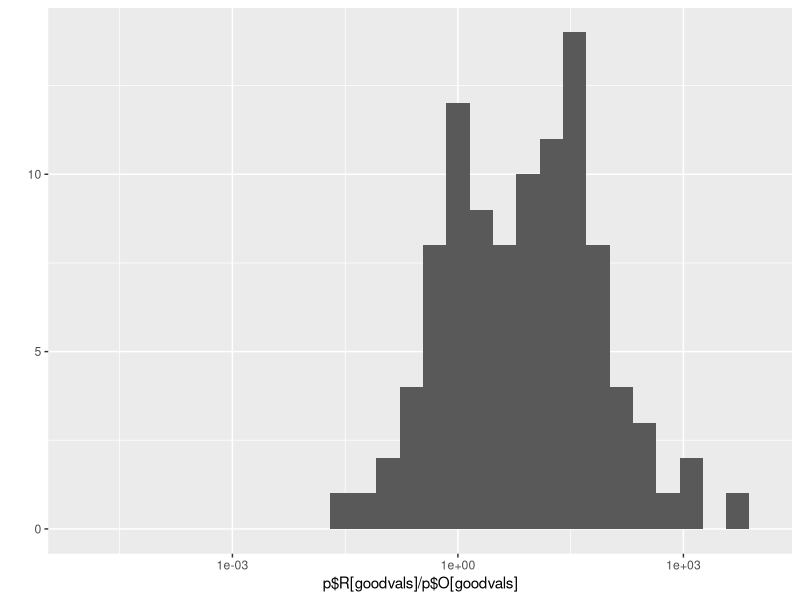
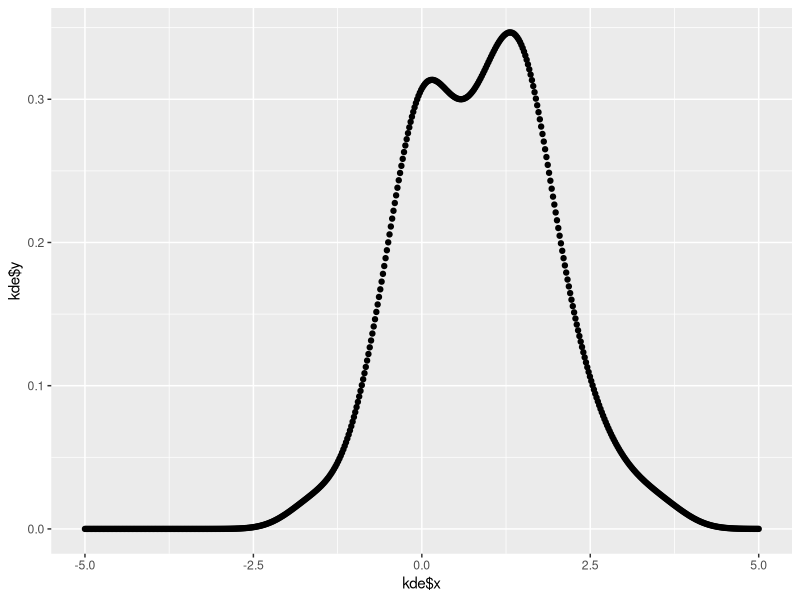

Here is the R script that generated these plots, in order:
library(ggplot2)

N <- 10000

p <- matrix(NA, ncol=3, nrow=N)
p <- data.frame(p)
colnames(p) <- c("truth", "O","R")


for (i in seq(1,100))
{
    if (runif(1) < .45)
    {
        p$truth <- 1
        p$O[i] <- runif(1, max=.05)
        p$R[i] <- runif(1, max=.05)
    }
    else
    {
        p$truth <- 0
        p$O[i] <- min(runif(60, max=1.0))
        p$R[i] <- runif(1, max=1.0)
    }
}

goodvals <- which(p$O < .05)



out.loc     <- "output/pval_hypothesis_hist.pdf"
pdf(out.loc)
qplot(p$R[goodvals] / p$O[goodvals]) +
    scale_x_log10(limits=c(.00001, 10000))
dev.off()
print(length(which(p$R[goodvals] < .05)) / length(goodvals))

kde <- density( log10(p$R[goodvals] / p$O[goodvals]) , from=-5, to=5)
out.loc     <- "output/pval_hypothesis_kde.pdf"
pdf(out.loc)
qplot(kde$x, kde$y) + xlim(-5, 5)
dev.off()
print(length(which(p$R[goodvals] < .05)) / length(goodvals))
